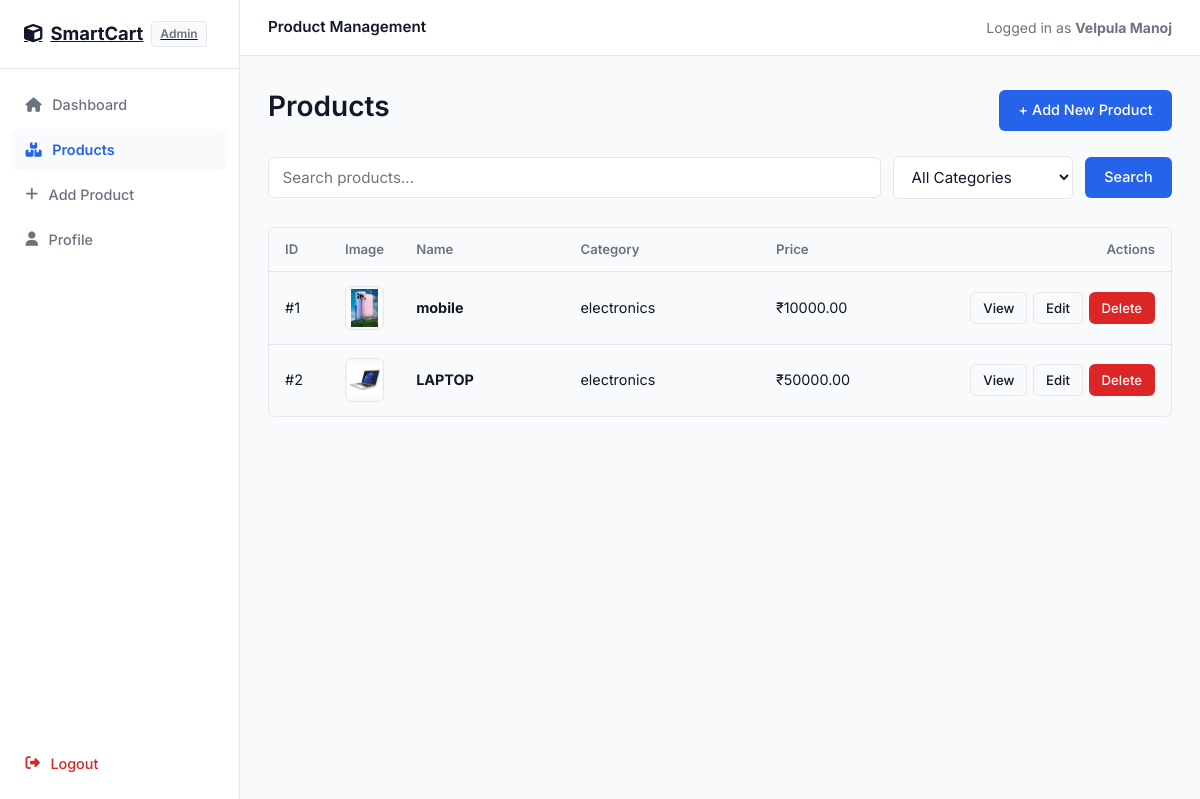
/admin/item-list (signed in), run on the app's committed database.
### tables this page shows
CREATE TABLE products (
        product_id INTEGER PRIMARY KEY AUTOINCREMENT,
        name TEXT NOT NULL,
        description TEXT,
        category TEXT,
        price REAL NOT NULL,
        image TEXT,
        created_at TEXT DEFAULT (datetime('now', 'localtime'))
    );

### app.py (the view)
@app.route('/admin/item-list')
def item_list():
    if 'admin_id' not in session:
        flash("Please login!", "danger")
        return redirect('/admin-login')
    search = request.args.get('search', '')
    category_filter = request.args.get('category', '')
    conn = get_db_connection()
    cursor = conn.cursor()
    cursor.execute("SELECT DISTINCT category FROM products")
    categories = cursor.fetchall()
    query = "SELECT * FROM products WHERE 1=1"
    params = []
    if search:
        query += " AND name LIKE ?"
        params.append("%" + search + "%")
    if category_filter:
        query += " AND category = ?"
        params.append(category_filter)
    cursor.execute(query, params)
    products = cursor.fetchall()
    cursor.close()
    conn.close()
    return render_template(
        "admin/item_list.html",
        products=products,
        categories=categories
    )

### app.py (called while the page is built)
def get_db_connection():
    conn = sqlite3.connect(config.DATABASE)
    conn.row_factory = sqlite3.Row
    conn.execute("PRAGMA foreign_keys = ON")
    return conn

### templates/admin/item_list.html (shortened to what this page needs)
{% extends "admin/admin_base.html" %}
{% block admin_page_title %}Product Management{% endblock %}
{% block admin_content %}
<div>
    <div style="display: flex; justify-content: space-between; align-items: center; margin-bottom: 1.5rem; flex-wrap: wrap; gap: 1rem;">
        <h1>Products</h1>
        <a href="{{ url_for('add_item_page') }}" class="btn btn-primary">
            + Add New Product
        </a>
    </div>
    <form method="GET" action="/admin/item-list" class="filter-row">
        <input
            type="text"
            name="search"
            class="form-control search-input"
            placeholder="Search products..."
            value="{{ request.args.get('search', '') }}"
        >
        <select name="category" class="form-control category-select">
            <option value="">All Categories</option>
        </select>
        <button type="submit" class="btn btn-primary">
            Search
        </button>
    </form>
    {% if products %}
    <div class="table-wrapper">
        <table class="data-table">
            <thead>
                <tr>
                    <th style="width: 60px;">ID</th>
                    <th style="width: 70px;">Image</th>
                    <th>Name</th>
                    <th>Category</th>
                    <th>Price</th>
                    <th style="text-align: right; width: 180px;">Actions</th>
                </tr>
            </thead>
            <tbody>
                {% for product in products %}
                <tr>
                    <td>#{{ product.product_id }}</td>
                    <td>
                        {% if product.image %}
                        <img src="/static/uploads/product_images/{{ product.image }}" alt="{{ product.name }}" style="width: 44px; height: 44px; object-fit: contain; border: 1px solid var(--border); border-radius: var(--radius); padding: 2px;">
                        {% else %}
                        <span style="color: var(--text-light); font-size: 0.75rem;">None</span>
                        {% endif %}
                    </td>
                    <td><strong>{{ product.name }}</strong></td>
                    <td>{{ product.category }}</td>
                    <td>₹{{ "%.2f"|format(product.price|float) if product.price else "0.00" }}</td>
                    <td style="text-align: right;">
                        <div style="display: inline-flex; gap: 0.35rem; align-items: center;">
                            <a href="/admin/view-item/{{ product.product_id }}" class="btn btn-sm btn-outline">
                                View
                            </a>
                            <a href="/admin/update-item/{{ product.product_id }}" class="btn btn-sm btn-secondary">
                                Edit
                            </a>
                            <a href="/admin/delete-item/{{ product.product_id }}" class="btn btn-sm btn-danger" onclick="return confirm('Delete this product permanently?')">
                                Delete
                            </a>
                        </div>
                    </td>
                </tr>
                {% endfor %}
            </tbody>
        </table>
    </div>
    {% endif %}
</div>
{% endblock %}

### static/css/style.css (style rules this page uses)
:root { --primary: #2563eb; --primary-hover: #1d4ed8; --text-main: #111827; --text-muted: #6b7280; --text-light: #9ca3af; --bg-page: #ffffff; --bg-subtle: #f9fafb; --bg-card: #ffffff; --border: #e5e7eb; --border-focus: #2563eb; --success: #16a34a; --success-bg: #f0fdf4; --danger: #dc2626; --danger-bg: #fef2f2; --warning: #d97706; --warning-bg: #fffbeb; --font-family: 'Inter', -apple-system, BlinkMacSystemFont, "Segoe UI", Roboto, sans-serif; --radius: 6px; --shadow-sm: 0 1px 2px 0 rgba(0, 0, 0, 0.05); --shadow-md: 0 4px 6px -1px rgba(0, 0, 0, 0.05); --max-w: 1120px; --max-w-narrow: 640px; --max-w-auth: 420px; }
*, *::before, *::after { box-sizing: border-box; margin: 0; padding: 0; }
html { font-size: 16px; color: var(--text-main); background-color: var(--bg-page); font-family: var(--font-family); -webkit-text-size-adjust: 100%; }
body { min-height: 100vh; display: flex; flex-direction: column; line-height: 1.5; color: var(--text-main); }
a { color: var(--primary); text-decoration: none; }
img { max-width: 100%; height: auto; display: block; }
h1, h2, h3, h4, h5 { color: var(--text-main); font-weight: 600; line-height: 1.3; }
h1 { font-size: 1.75rem; margin-bottom: 0.5rem; }
.btn { display: inline-flex; align-items: center; justify-content: center; gap: 0.4rem; font-family: inherit; font-size: 0.9rem; font-weight: 500; padding: 0.6rem 1.15rem; border-radius: var(--radius); border: 1px solid transparent; cursor: pointer; text-decoration: none; transition: background-color 0.15s ease, border-color 0.15s ease; line-height: 1.4; white-space: nowrap; }
.btn-primary { background-color: var(--primary); color: #ffffff !important; }
.btn-secondary { background-color: var(--bg-subtle); border-color: var(--border); color: var(--text-main) !important; }
.btn-outline { background-color: transparent; border-color: var(--border); color: var(--text-main) !important; }
.btn-danger { background-color: var(--danger); color: #ffffff !important; }
.btn-sm { padding: 0.35rem 0.75rem; font-size: 0.825rem; }
.form-control { width: 100%; font-family: inherit; font-size: 0.95rem; padding: 0.6rem 0.85rem; border: 1px solid var(--border); border-radius: var(--radius); background-color: #ffffff; color: var(--text-main); transition: border-color 0.15s ease, box-shadow 0.15s ease; }
select.form-control { cursor: pointer; }
.filter-row { display: flex; align-items: center; gap: 0.75rem; margin-bottom: 1.75rem; flex-wrap: wrap; }
.filter-row .search-input { flex: 1; min-width: 220px; }
.filter-row .category-select { width: 180px; }
.table-wrapper { width: 100%; overflow-x: auto; border: 1px solid var(--border); border-radius: var(--radius); }
.data-table { width: 100%; border-collapse: collapse; text-align: left; }
.data-table th { padding: 0.75rem 1rem; font-size: 0.825rem; font-weight: 600; color: var(--text-muted); background-color: var(--bg-subtle); border-bottom: 1px solid var(--border); white-space: nowrap; }
.data-table td { padding: 0.85rem 1rem; border-bottom: 1px solid var(--border); font-size: 0.9rem; vertical-align: middle; }
.data-table tr:last-child td { border-bottom: none; }

### data on the page
products: product_id "1", image (picture), name "mobile", category "electronics", price "10000.00"
products: product_id "2", image (picture), name "LAPTOP", category "electronics", price "50000.00"

### other printed values
{{ session.get('admin_name', 'Admin') }} "Velpula Manoj"
